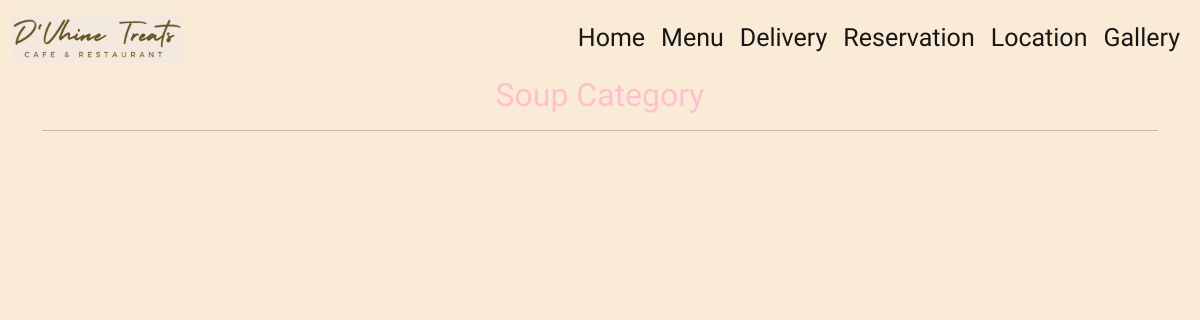
The page /category/soup on the database as committed earlier.
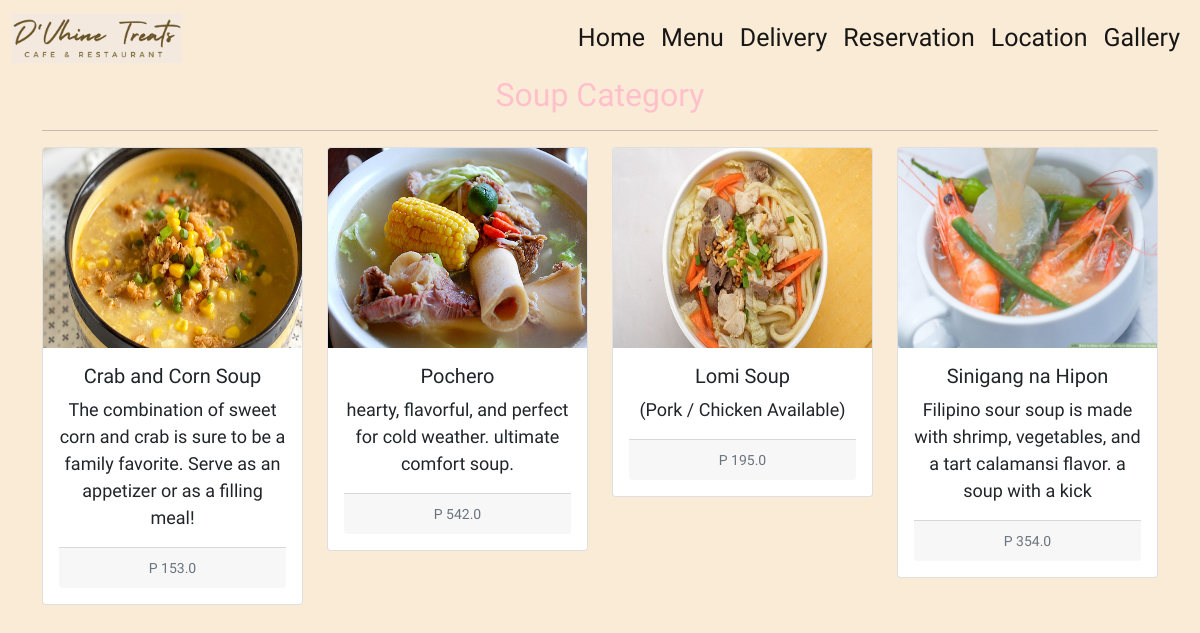
The same page on the database as committed later.
### stellaris/models.py (models this page shows, shortened)
class Category(models.Model):
    slug = models.CharField(max_length=150, null=False, blank=False)
    name = models.CharField(max_length=150, null=False, blank=False)
    image = models.ImageField(upload_to='images/category')
    description = models.TextField(max_length=500, null=False, blank=False)
    availability = models.BooleanField(default=False)

class Product(models.Model):
    category = models.ForeignKey(Category, on_delete=models.CASCADE)
    slug = models.CharField(max_length=150, null=False, blank=False)
    name = models.CharField(max_length=150, null=False, blank=False)
    product_image = models.ImageField(upload_to='images/foods')
    description = models.CharField(max_length=250, null=False, blank=False)
    price = models.FloatField(null=False,blank=False)
    availability = models.BooleanField(default=False)

### stellaris/views.py (the view)
# urls.py: path('category/<str:slug>', views.MenuView, name="menu"),
def MenuView(request, slug):
    if(Category.objects.filter(slug=slug, availability=True)):
        products = Product.objects.filter(category__slug=slug,availability=True)
        category_name = Category.objects.filter(slug=slug).first()
        context = {
            'products':products,
            'category_name':category_name,
        }
        return render(request, 'menu.html', context)

### templates/menu.html (shortened to what this page needs)
{% load static %}
<!DOCTYPE html>
<head>
    <link href="https://cdn.jsdelivr.net/npm/bootstrap@5.1.3/dist/css/bootstrap.min.css" rel="stylesheet">
    <link rel="stylesheet" href="{% static 'css/category.css' %}">
<body>
<nav class="navbar sticky-top navbar-expand-lg navbar-light" style="background-color: antiquewhite;">
        <div class="container-fluid">
          <a class="navbar-brand" href="#"><img src="{% static 'images/navbar/indexlogo.png' %}" style="max-width: auto; max-height:50px;"></a>
          <div class="collapse navbar-collapse" id="navbarSupportedContent">
            <ul class="navbar-nav ms-auto mb-2 mb-lg-0">
              <li class="nav-item">
                <a class="nav-link active" aria-current="page" href="{% url 'stellaris:home' %}">Home</a>
              </li>
              <li class="nav-item">
                <a class="nav-link active" aria-current="page" href="{% url 'stellaris:categories' %}">Menu</a>
              </li>
              <li class="nav-item">
                <a class="nav-link active" aria-current="page" href="#">Delivery</a>
              </li>
              <li class="nav-item">
                <a class="nav-link active" aria-current="page" href="{% url 'stellaris:party_category' %}">Reservation</a>
              </li>
              <li class="nav-item">
                <a class="nav-link active" aria-current="page" href="{% url 'stellaris:location' %}">Location</a>
              </li>
              <li class="nav-item">
                <a class="nav-link active" aria-current="page" href="{% url 'stellaris:gallery' %}">Gallery</a>
              </li>
              </ul>
        </div>
    </div>
</nav>
<div class="container">
    <h2 class="text-center mb-3" style="color: pink;">{{ category_name.name}} Category</h2>
    <hr>
    <div class="row">
        {% for c in products %}
            <div class="col-sm-3">
                <div class="card mb-3" style="max-height: fit-content; overflow: auto;">
                  <img src="{{ c.product_image.url }}" style="height: 200px;">
                    <div class="card-body text-center">
                      <h3 class="text-center" style="font-size: 20px;">{{ c.name }}</h3>
                      <p class="text-center" style="font-size: 18px;">{{ c.description }}</p>
                      <div class="card-footer text-center">
                      <small class="text-muted">P {{ c.price}}</small>
                      </div>
                    </div>
                </div>
            </div>
        {% endfor %}
      </div>
</div>
</body>
</head>
</html>

### static/css/category.css (style rules this page uses)
.navbar a { font-size: 25px; font-family: 'Satisfy', cursive; }
body { font-family: 'Merienda', cursive; background-color: antiquewhite; }

Rows that differ between the two databases and show on the page:
added Product: product_image (picture), name "Crab and Corn Soup", description "The combination of sweet corn and crab is sure to be a family favorite. Serve as an appetizer or as a filling meal!", price "153.0"
added Product: product_image (picture), name "Pochero", description "hearty, flavorful, and perfect for cold weather. ultimate comfort soup.", price "542.0"
added Product: product_image (picture), name "Lomi Soup", description "(Pork / Chicken Available)", price "195.0"
added Product: product_image (picture), name "Sinigang na Hipon", description "Filipino sour soup is made with shrimp, vegetables, and a tart calamansi flavor. a soup with a kick", price "354.0"
